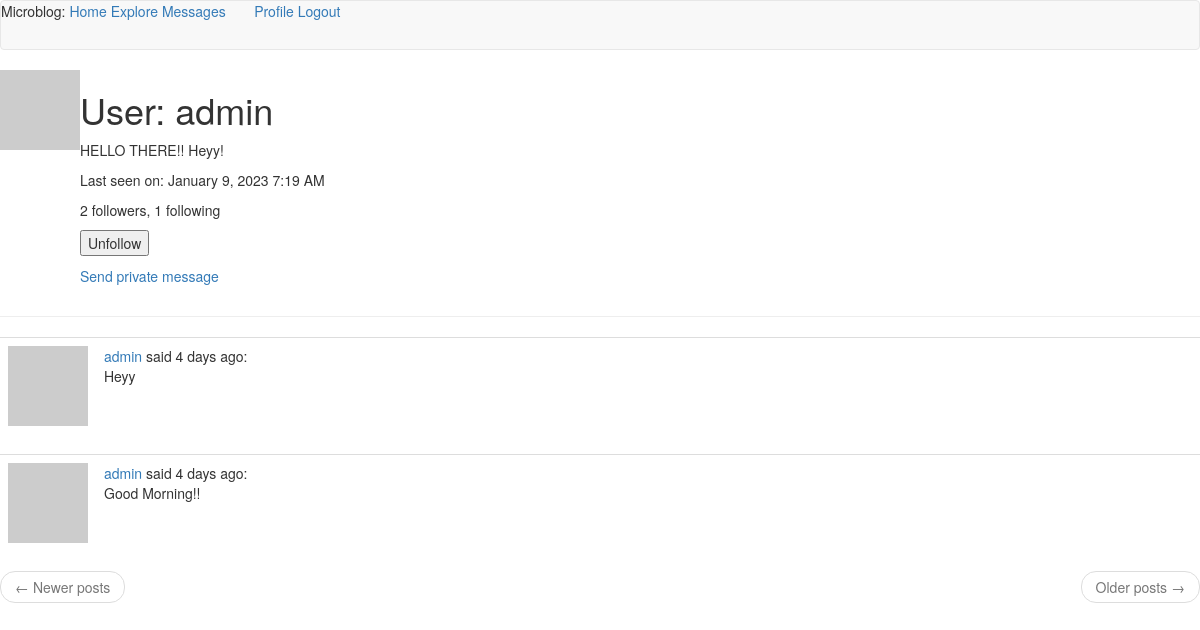
Screenshot of /user/admin (signed in) with the database file from the repository.
### app/models.py (models this page shows, shortened)
class PaginatedAPIMixin(object):
    @staticmethod
    def to_collection_dict(query, page, per_page, endpoint, **kwargs):
        resources = query.paginate(page=page, per_page=per_page, error_out=False)
        data = {
            'items': [item.to_dict() for item in resources.items],
            '_meta': {
                'page': page,
                'per_page': per_page,
                'total_pages': resources.pages,
                'total_items':resources.total
            },
            '_links': {
                'self': url_for(endpoint, page=page, per_page=per_page, **kwargs),
                'next': url_for(endpoint, page=page + 1, per_page=per_page,
                                **kwargs) if resources.has_next else None,
                'prev': url_for(endpoint, page=page - 1, per_page=per_page,
                                **kwargs) if resources.has_prev else None
            }
        }
        return data

class User(PaginatedAPIMixin, UserMixin, db.Model):
    id = db.Column(db.Integer, primary_key=True)
    username = db.Column(db.String(64), index=True, unique=True)
    email = db.Column(db.String(120), index=True, unique=True)
    password_hash = db.Column(db.String(128))
    posts = db.relationship('Post', backref='author', lazy='dynamic')
    about_me = db.Column(db.String(140))
    last_seen = db.Column(db.DateTime, default=datetime.utcnow)
    followed = db.relationship(
        'User', secondary=followers,
        primaryjoin=(followers.c.follower_id == id),
        secondaryjoin=(followers.c.followed_id == id),
        backref=db.backref('followers', lazy='dynamic'), lazy='dynamic',
    )
    messages_sent = db.relationship('Message',
                                    foreign_keys='Message.sender_id',
                                    backref='author', lazy='dynamic')
    messages_received = db.relationship('Message',
                                        foreign_keys='Message.recipient_id',
                                        backref='recipient', lazy='dynamic')
    last_message_read_time = db.Column(db.DateTime)
    notifications = db.relationship('Notification', backref='user',
                                    lazy='dynamic')
    def avatar(self, size):
        digest = md5(self.email.lower().encode('utf-8')).hexdigest()
        return 'https://www.gravatar.com/avatar/{}?d=identicon&s={}'.format(digest, size)
    def is_following(self, user):
        return self.followed.filter(followers.c.followed_id == user.id).count() > 0
    def new_messages(self):
        last_read_time = self.last_message_read_time or datetime(1900, 1, 1)
        return Message.query.filter_by(recipient=self).filter(
            Message.timestamp > last_read_time).count()

class Post(db.Model):
    id = db.Column(db.Integer, primary_key=True)
    body = db.Column(db.String(140))
    timestamp = db.Column(db.DateTime, index=True, default=datetime.utcnow)
    user_id = db.Column(db.Integer, db.ForeignKey('user.id'))

### app/main/routes.py (the view)
@bp.route('/user/<username>')
@login_required
def user(username):
    form = EmptyForm()
    user = User.query.filter_by(username=username).first_or_404()
    page = request.args.get('page', 1, type=int)
    posts = user.posts.order_by(Post.timestamp.desc()).paginate(
        page=page, per_page=current_app.config['POSTS_PER_PAGE'], error_out=False)
    next_url = url_for('main.user', username=user.username, page=posts.next_num) \
        if posts.has_next else None
    prev_url = url_for('main.user', username=user.username, page=posts.prev_num) \
        if posts.has_prev else None
    return render_template('user.html', user=user, posts=posts.items,
                            next_url=next_url, prev_url=prev_url, form=form)

### app/main/forms.py
class EmptyForm(FlaskForm):
    submit = SubmitField('Submit')

### app/main/routes.py (called while the page is built)
@bp.before_request
def before_request():
    if current_user.is_authenticated:
        current_user.last_seen = datetime.utcnow()
        db.session.commit()

### app/models.py (called while the page is built)
@login.user_loader
def load_user(id):
    return User.query.get(int(id))

### app/templates/user.html (shortened to what this page needs)
{% extends "base.html" %}
{% block content %}
    <table>
        <tr valign="top">
            <td><img src="{{ user.avatar(128) }}"></td>
            <td>
                <h1>User: {{ user.username }}</h1>
                {% if user.about_me %}<p>{{ user.about_me }}</p>{% endif %}
                {% if user.last_seen %}
                <p>Last seen on: {{ moment(user.last_seen).format('LLL') }}</p>
                {% endif %}
                <p>{{ user.followers.count() }} followers, {{ user.followed.count() }} following</p>
                {% if user == current_user %}
                <p><a href="{{ url_for('main.edit_profile') }}">Edit your profile</a></p>
                {% else %}
                <p>
                    <form action="{{ url_for('main.unfollow', username=user.username) }}" method="post">
                        {{ form.submit(value='Unfollow') }}
                    </form>
                </p>
                <p>
                    <a href="{{ url_for('main.send_message',
                                        recipient=user.username) }}">
                        {{ 'Send private message' }}
                    </a>
                </p>
                {% endif %}
            </td>
        </tr>
    </table>
    <hr>
    {% for post in posts %}
    <table>
        <tr valign="top">
            {% include "_post.html" %}
        </tr>
    </table>
    {% endfor %}
    <nav aria-label="...">
        <ul class="pager">
            <li class="previous{% if not prev_url %} disabled{% endif %}">
                <a href="{{ prev_url or '#' }}">
                    <span aria-hidden="true">&larr;</span> Newer posts
                </a>
            </li>
            <li class="next{% if not next_url %} disabled{% endif %}">
                <a href="{{ next_url or '#' }}">
                    Older posts <span aria-hidden="true">&rarr;</span>
                </a>
            </li>
        </ul>
    </nav>
{% endblock  %}

### app/templates/_post.html
<table class="table table-hover">
    <tr>
        <td width="70px">
            <a href="{{ url_for('main.user', username=post.author.username) }}">
                <img src="{{ post.author.avatar(70) }}" />
            </a>
        </td>
        <td>
            <a href="{{ url_for('main.user', username=post.author.username) }}">
                {{ post.author.username }}
            </a>
            said {{ moment(post.timestamp).fromNow() }}:
            <br>
            {{ post.body }}
        </td>
    </tr>
</table>

### rows the page displays
User: username "admin", about_me "HELLO THERE!! Heyy!", last_seen "January 9, 2023 7:19 AM"
Post: author.username "admin", timestamp "4 days ago", body "Heyy"
Post: author.username "admin", timestamp "4 days ago", body "Good Morning!!"

### other values shown
{{ 'Messages' }} "Messages"
{{ user.followers.count() }} "2"
{{ user.followed.count() }} "1"
{{ 'Send private message' }} "Send private message"
